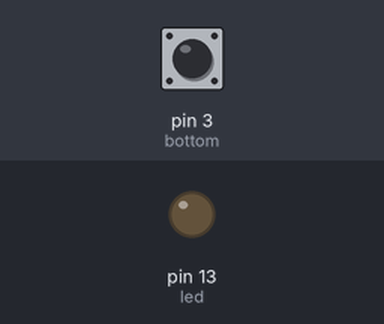
Simulated run of this sketch. Board: Arduino Uno, built with avr-gcc and run on an emulated ATmega328P. On the bench: output pins drawn as LEDs (lit = HIGH). The test bench sets the inputs (shaded band); at power-on: pin 3 (bottom) LOW.

Above: at 1.2 s.
1.3 s: pin 3 (bottom) pulled HIGH for 0.15 s
At 1.4 s:
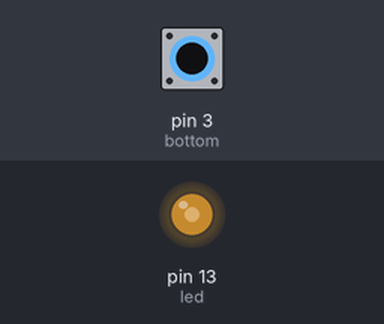
3.0 s: pin 3 (bottom) pulled HIGH for 1 s
At 5.0 s:
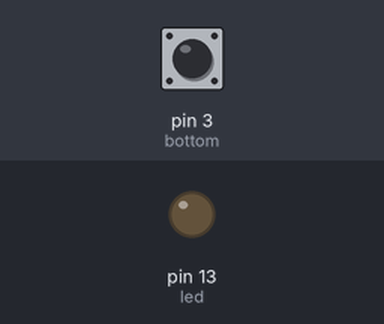
5.5 s: pin 3 (bottom) pulled HIGH for 0.15 s
At 6.1 s:
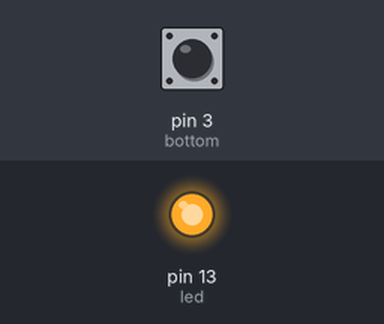
7.2 s: pin 3 (bottom) pulled HIGH for 3.2 s
At 8.7 s:
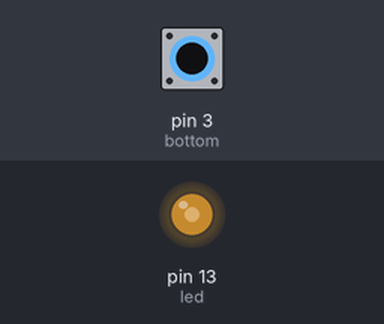
Timing chart, 0 to 11.9 s (numbered marks = the images above; inputs shaded):
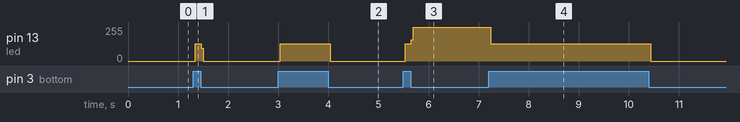

Measured:
- after the input at 1.3 s, pin 13 (led): 0/255 → 128/255 at once, → 0/255 0.12 s later
- after the input at 3.0 s, pin 13 (led): 0/255 → 128/255 at once, → 0/255 1.0 s later
- after the input at 5.5 s, pin 13 (led): 0/255 → 128/255 at once, → 255/255 0.12 s later
- after the input at 7.2 s, pin 13 (led): 255/255 → 128/255 at once, → 0/255 3.2 s later

The sketch:

2_2.ino
```cpp
int bottom = 3;
int led = 13;
bool flag = 0;

void setup() {
  // put your setup code here, to run once:
  pinMode(bottom, INPUT);
  pinMode(led, OUTPUT);
}

void loop() {
  // put your main code here, to run repeatedly:
  if(digitalRead(bottom)==HIGH){
    flag=!flag;
  }
  if(flag){
    digitalWrite(led,flag);
  }
  else{
    digitalWrite(led,flag);
  }
}
```
